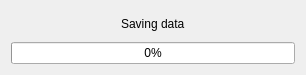
<?xml version="1.0" encoding="UTF-8"?>
<ui version="4.0">
 <class>DbSave</class>
 <widget class="QDialog" name="DbSave">
  <property name="geometry">
   <rect>
    <x>0</x>
    <y>0</y>
    <width>306</width>
    <height>75</height>
   </rect>
  </property>
  <property name="windowTitle">
   <string>Dialog</string>
  </property>
  <layout class="QGridLayout" name="gridLayout">
   <item row="0" column="0" alignment="Qt::AlignHCenter">
    <widget class="QLabel" name="label">
     <property name="text">
      <string>Saving data</string>
     </property>
    </widget>
   </item>
   <item row="1" column="0">
    <widget class="QProgressBar" name="progressBar">
     <property name="value">
      <number>0</number>
     </property>
    </widget>
   </item>
  </layout>
 </widget>
 <resources/>
 <connections/>
</ui>
